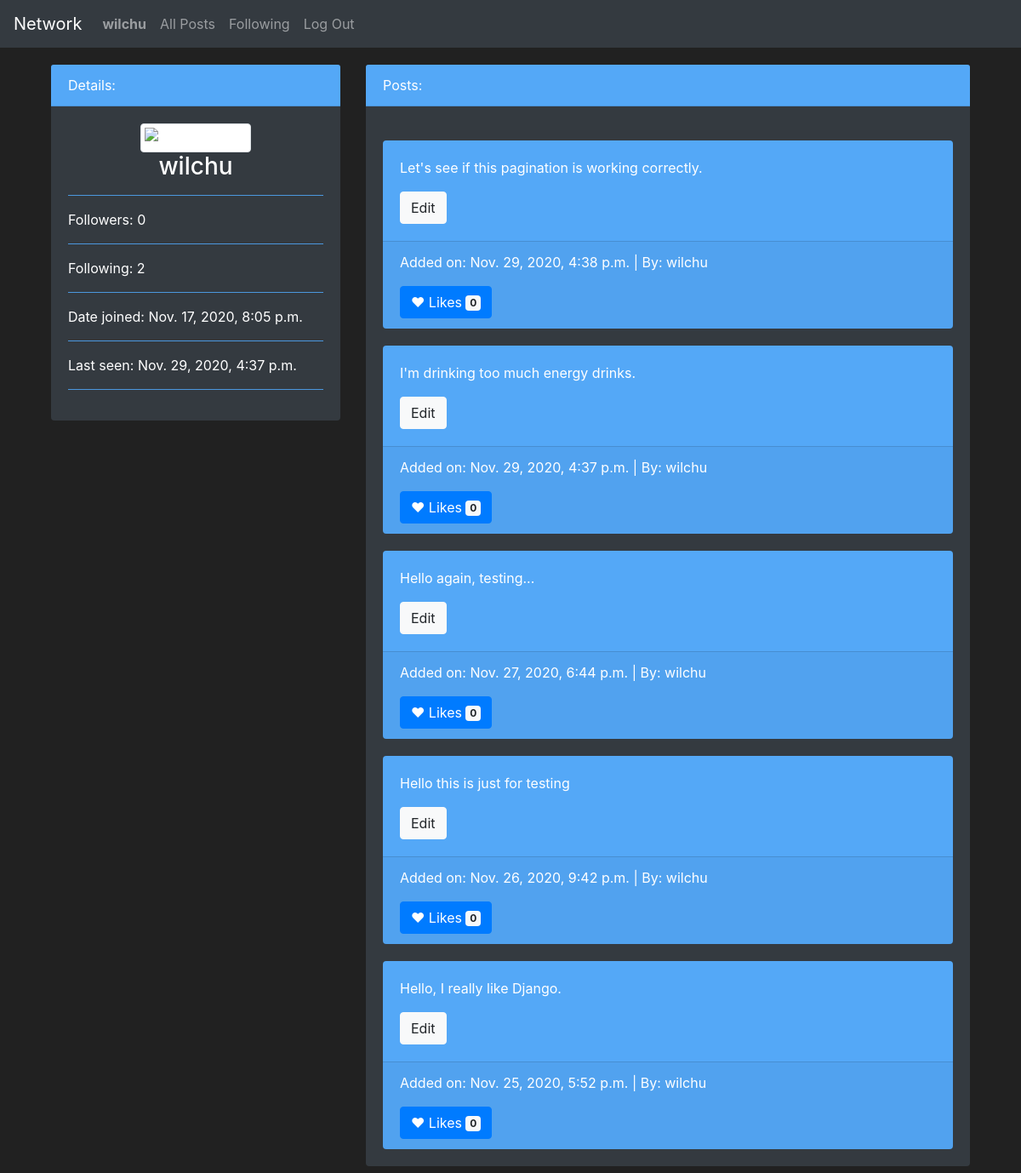
Page /profil/2 (signed in) on the committed database.
### network/models.py (models this page shows, shortened)
class User(AbstractUser):
    followers = models.IntegerField(default=0)
    following = models.IntegerField(default=0)

class Posts(models.Model):
    post_owner = models.ForeignKey(User, on_delete=models.CASCADE, related_name="post_owner")
    post_content = models.CharField(max_length=2000)
    post_likes = models.IntegerField(default=0)
    post_date = models.DateTimeField(auto_now_add=True)

### network/views.py (the view, shortened to what this page needs)
# urls.py: path("profil/<int:userID>", views.profil, name="profil"),
def profil(request, userID):
    try:
        get_user = User.objects.get(pk=int(userID))
    except ObjectDoesNotExist:
        return HttpResponseNotFound('<h1>User not found</h1>')
    follower = User.objects.get(pk=int(request.user.id))
    follow_object = Follows.objects.filter(follower = follower).filter(target = get_user)
    if follow_object:
        is_following = True
    else:
        is_following = False
    return render(request, 'network/profil.html', {
        'user_id': get_user.id,
        'user_nickname': get_user.username,
        'user_followers': get_user.followers,
        'user_following': get_user.following,
        'user_joined': get_user.date_joined,
        'user_seen': get_user.last_login,
        'user_posts': Posts.objects.all().filter(post_owner = get_user).order_by('-post_date'),
        "follow_status": is_following
    })

### network/templates/network/profil.html (shortened to what this page needs)
{% extends "network/layout.html" %}
{% block body %}
    <section>
        <div class="container">
            <div class="row">
                <div class="col-md-4">
                    <div class="card text-white bg-dark mb-3">
                        <div class="card-header">Details:</div>
                        <div class="card-body">
                          <div class="text-center">
                            <img src="https://cdn.pixabay.com/photo/2015/10/05/22/37/blank-profile-picture-973460_960_720.png" width="200px;"class="img-thumbnail" alt="Icon of a user">
                            <h3 class="card-title">{{ user_nickname }}</h3>
                          </div>
                          <hr>
                          <p class="card-text">Followers: {{ user_followers }}</p>
                          <hr>
                          <p class="card-text">Following: {{ user_following }}</p>
                          <hr>
                          <p class="card-text">Date joined: {{ user_joined }}</p>
                          <hr>
                          <p class="card-text">Last seen: {{ user_seen }}</p>
                          <hr>
                        </div>
                      </div>
                </div>
                <div class="col-md-8">
                    <div class="card text-white bg-dark mb-3">
                        <div class="card-header">Posts:</div>
                        <div class="card-body">
                           {% for post in user_posts %}
                              <div class="card bg-blue text-white">
                                <div class="card-body">
                                  <p class="card-text">{{ post.post_content }}</p>
                                    {% if user_nickname == user.username %}
                                      <button type="button" data-postid="{{ post.id }}" class="btn btn-light btn-edit">Edit</button>
                                    {% endif %}
                                </div>
                                <div class="card-footer">
                                  <p>Added on: {{ post.post_date }} | By: {{ post.post_owner }}</p>
                                  <button type="button" class="btn btn-primary">
                                    &hearts; Likes <span class="badge badge-light">{{ post.post_likes }}</span>
                                  </button>
                                </div>
                              </div>
                              {% empty %}
                              <h4>No posts to display yet.</h4>
                           {% endfor %}
                        </div>
                      </div>
                </div>
            </div>
        </div>
    </section>
{% endblock %}

### network/templates/network/layout.html (shortened to what this page needs)
{% load static %}
<!DOCTYPE html>
<html lang="en">
    <head>
        <link rel="stylesheet" href="https://stackpath.bootstrapcdn.com/bootstrap/4.4.1/css/bootstrap.min.css">
        <link href="{% static 'network/styles.css' %}" rel="stylesheet">
    </head>
    <body>
        <nav class="navbar navbar-expand-lg navbar-dark bg-dark">
            <a class="navbar-brand" href="#">Network</a>
            <div>
              <ul class="navbar-nav mr-auto">
                {% if user.is_authenticated %}
                    <li class="nav-item">
                        <a class="nav-link" href="{% url 'profil' user.id %}"><strong>{{ user.username }}</strong></a>
                    </li>
                {% endif %}
                <li class="nav-item">
                  <a class="nav-link" href="{% url 'index' %}">All Posts</a>
                </li>
                {% if user.is_authenticated %}
                    <li class="nav-item">
                        <a class="nav-link" href="{% url 'following' %}">Following</a>
                    </li>
                    <li class="nav-item">
                        <a class="nav-link" href="{% url 'logout' %}">Log Out</a>
                    </li>
                {% endif %}
              </ul>
            </div>
          </nav>
        <div class="body container">
            {% block body %}
            {% endblock %}
        </div>
    </body>
</html>

### network/static/network/styles.css (style rules this page uses)
body { background-color: #212121; color: #fff !important; }
.card { margin-top: 20px; border: none; }
.card-header, hr, .bg-blue { background-color: #54a8f7 !important; }

### rows in the picture
User: username "wilchu", date_joined "Nov. 17, 2020, 8:05 p.m.", last_login "Nov. 29, 2020, 4:37 p.m."
Posts: post_content "Let's see if this pagination is working correctly.", post_date "Nov. 29, 2020, 4:38 p.m.", post_owner "wilchu", post_likes "0"
Posts: post_content "I'm drinking too much energy drinks.", post_date "Nov. 29, 2020, 4:37 p.m.", post_owner "wilchu", post_likes "0"
Posts: post_content "Hello again, testing...", post_date "Nov. 27, 2020, 6:44 p.m.", post_owner "wilchu", post_likes "0"
Posts: post_content "Hello this is just for testing", post_date "Nov. 26, 2020, 9:42 p.m.", post_owner "wilchu", post_likes "0"
Posts: post_content "Hello, I really like Django.", post_date "Nov. 25, 2020, 5:52 p.m.", post_owner "wilchu", post_likes "0"

### other values in the picture
{{ user_followers }} "0"
{{ user_following }} "2"
